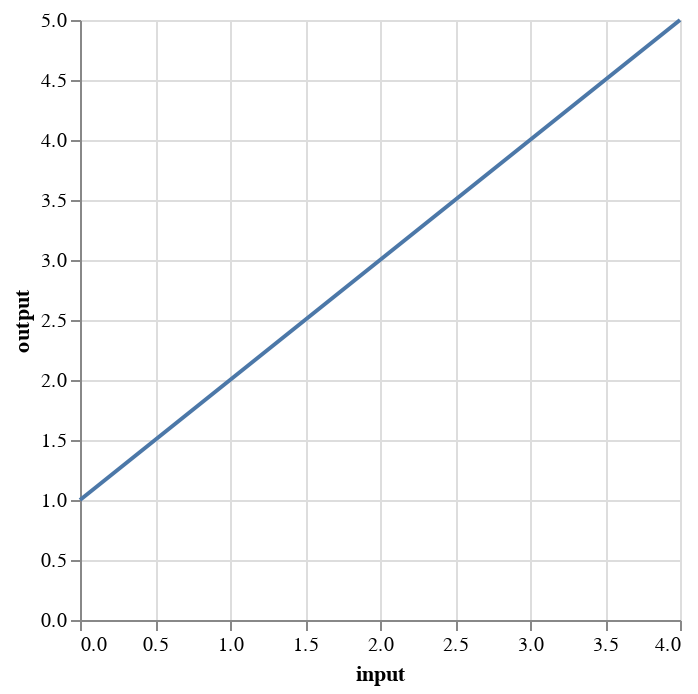

The code cell stored with this chart in its notebook:
### Code cell
alt.Chart(data).mark_line().encode(
    x="input", 
    y="output"
)

### Figure 1 — Vega specification as saved in the notebook (floating-point values rounded to 4 significant figures)
{"$schema": "https://vega.github.io/schema/vega/v5.json", "axes": [{"aria": false, "domain": false, "grid": true, "gridScale": "y", "labels": false, "maxExtent": 0, "minExtent": 0, "orient": "bottom", "scale": "x", "tickCount": {"signal": "ceil(width/40)"}, "ticks": false, "zindex": 0}, {"aria": false, "domain": false, "grid": true, "gridScale": "x", "labels": false, "maxExtent": 0, "minExtent": 0, "orient": "left", "scale": "y", "tickCount": {"signal": "ceil(height/40)"}, "ticks": false, "zindex": 0}, {"grid": false, "labelFlush": true, "labelOverlap": true, "orient": "bottom", "scale": "x", "tickCount": {"signal": "ceil(width/40)"}, "title": "input", "zindex": 0}, {"grid": false, "labelOverlap": true, "orient": "left", "scale": "y", "tickCount": {"signal": "ceil(height/40)"}, "title": "output", "zindex": 0}], "background": "white", "data": [{"name": "source_0", "values": [{"input": 0, "output": 1}, {"input": 1, "output": 2}, {"input": 2, "output": 3}, {"input": 3, "output": 4}, {"input": 4, "output": 5}]}, {"name": "source_0_x_domain_input", "values": [{"max": 4, "min": 0}]}, {"name": "source_0_y_domain_output", "values": [{"max": 5, "min": 1}]}], "height": 300, "marks": [{"encode": {"update": {"defined": {"signal": "isValid(datum[\"input\"]) && isFinite(+datum[\"input\"]) && isValid(datum[\"output\"]) && isFinite(+datum[\"output\"])"}, "description": {"signal": "\"input: \" + (format(datum[\"input\"], \"\")) + \"; output: \" + (format(datum[\"output\"], \"\"))"}, "stroke": {"value": "#4c78a8"}, "x": {"field": "input", "scale": "x"}, "y": {"field": "output", "scale": "y"}}}, "from": {"data": "source_0"}, "name": "marks", "sort": {"field": "datum[\"input\"]"}, "style": ["line"], "type": "line"}], "padding": 5, "scales": [{"domain": [{"signal": "(data(\"source_0_x_domain_input\")[0] || {}).min"}, {"signal": "(data(\"source_0_x_domain_input\")[0] || {}).max"}], "name": "x", "nice": true, "range": [0, {"signal": "width"}], "type": "linear", "zero": false}, {"domain": [{"signal": "(data(\"source_0_y_domain_output\")[0] || {}).min"}, {"signal": "(data(\"source_0_y_domain_output\")[0] || {}).max"}], "name": "y", "nice": true, "range": [{"signal": "height"}, 0], "type": "linear", "zero": true}], "style": "cell", "width": 300}
